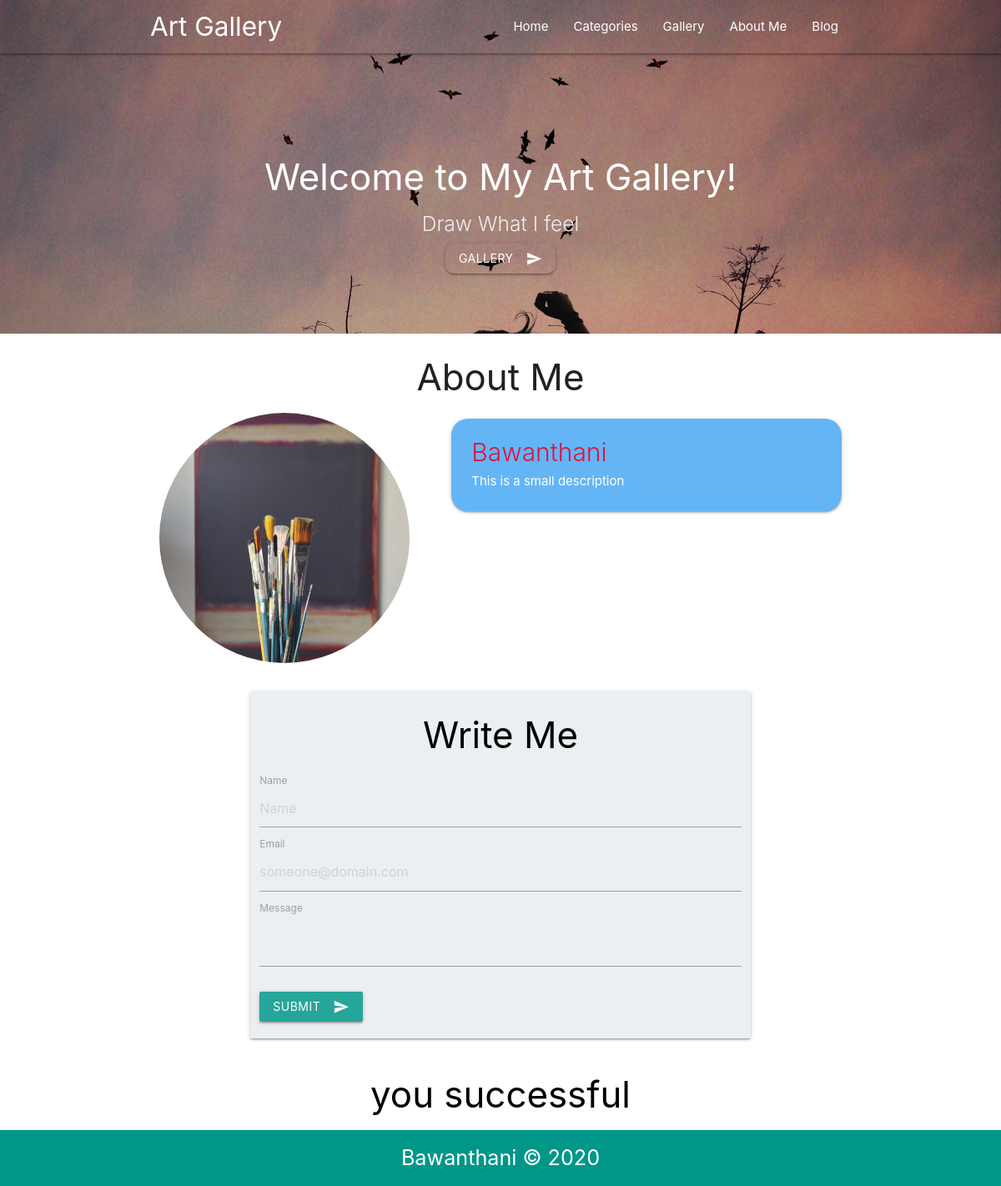
The page /about/ on the database its author committed.
### gallery/models.py (models this page shows, shortened)
class User(models.Model):
    userName = models.CharField(max_length=30)
    userDescription = models.TextField()
    userImage = models.FileField()

### gallery/views.py (the view)
# urls.py: path('about/', views.about, name='about'),
def about(request):
    return render(
        request=request,
        template_name="gallery/about.html",
        context={"details": User.objects.all}
    )

### gallery/templates/gallery/about.html (shortened to what this page needs)
{% extends 'gallery/base.html' %}
{%  load static %}
{% block about %}
<section id="about" class="scrollspy">
    <div class="row">
        {% for detail in details %}
      <h3 class="center">About Me</h3>
      <div class="container">
        <div class="col m4 s12 center">
          <img src="/media/{{ detail.userImage }}" alt="" class="circle " style="height:300px; width:300px">
        </div>
        <div class="col m1 s12"></div>
        <div class="col m7 s12">
          <div class="card blue lighten-2">
            <div class="card-content white-text">
              <span class="card-title">{{ detail.userName }}</span>
              <p>{{ detail.userDescription }}</p>
            </div>
          </div>
        </div>
      </div>
        {% endfor %}
    </div>
    <div class="row">
      <div class="col m3"></div>
      <div class="col m6 s12 card-panel hoverable blue-grey lighten-5 white-text">
        <h3 class="center black-text">Write Me</h3>
        <form action="{% url 'gallery:about' %}" method="post">
          <label for="first_name">Name</label>
          <input placeholder="Name" name="name" type="text" class="validate">
          <label for="email">Email</label>
          <input placeholder="someone@domain.com"  name="email" type="email" class="validate">
          <label for="message">Message</label>
          <div class="input-field">
            <textarea name="message" class="materialize-textarea"></textarea>
          </div>
          <button style="margin-bottom: 20px;" class="btn waves-effect waves-light" type="submit" name="action">Submit
            <i class="material-icons right">send</i>
          </button>
        </form>
      </div>
      <div class="col m3"></div>
    </div>
          <h3 class="center" style="color: black"> {{ name }} you successful</h3>
  </section>
{% endblock %}

### gallery/static/gallery/css/main.css (style rules this page uses)
* { margin: 0; padding: 0; box-sizing: border-box; }
.card-title { color: crimson !important; font-size: 30px !important; }
.card { border-radius: 20px; }

### rows shown on the page
User: userImage (picture), userName "Bawanthani", userDescription "This is a small description"
